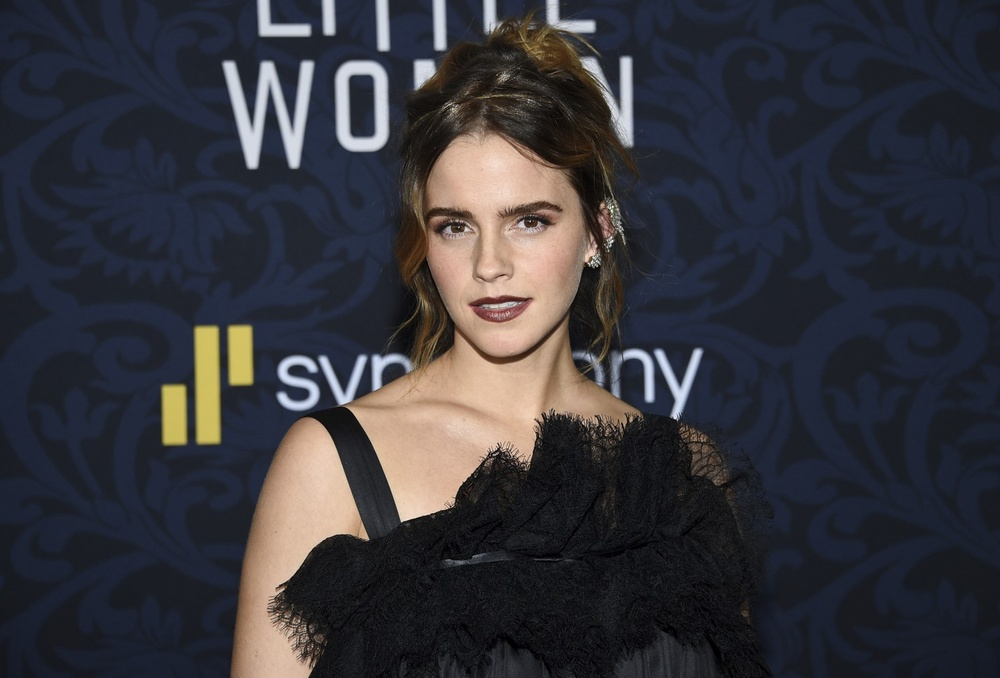
#> input picture Intensity-Transformation-Part01/image/ema.jpg, 1000 x 678 px, shrunk from 1486 x 1008 before the run, found by its file name
$ jupyter execute intensityTransformation.ipynb
#> lines starting #> are read from the running program, lines starting #| are printed output that depends on the picture
# Intensity Transformation part 01

## Identity Transformation

In this case, the output value of the pixel depends only the **input value of that pixel** .
### Not it neighbors
Intensity transform of f(x) is denoted by T[[f(x)]]. Lets consider about identity transform ( T(.) = 1 )

[cell 1]
import cv2 as cv
import numpy as np
import matplotlib.pyplot as plt
transform = np.arange(0, 256).astype("uint8") # create a vector of values from zero to 255 in  uint8 data type. each position of vector consiost the value same as position value.
fig, axes = plt.subplots() # creating suplots using matplotlib
axes.plot(transform)  # plot the values of vector
axes.set_xlabel("f(x)")
axes.set_ylabel("Output, T[f(x)]")
axes.set_xlim(0,255)
axes.set_ylim(0,255)
axes.set_aspect("equal") # set the ratio of x axis and y axis units are equal
plt.show()
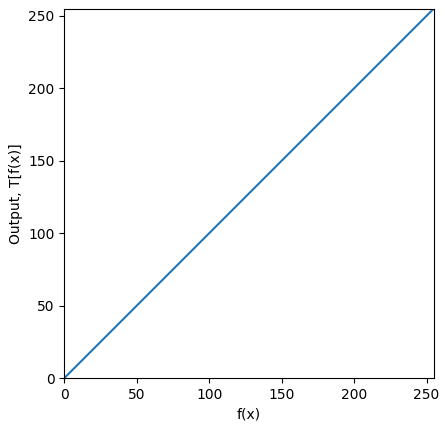
#> figure drawn by matplotlib, 1 panel; curve peaks at x = 255, y = 255

Using above transformation function try to apply it for image. Using opencv HighGUI

1. **Look-up tables (LUTs)** are very common in custom filters in which two pixels with the same value in the input involves the same value in the output too.

2. An LUT transformation assigns a new pixel value to each pixel in the input image according to the values given by a table. In this table, the index represents the input intensity value and the content of the cell given by the index represents the corresponding output value.

You can see there is no difference between original and transformed image. Because the transformation function is identity.

[cell 2]
import cv2 as cv
import numpy as np
import matplotlib.pyplot as plt
transform = np.arange(0, 256).astype("uint8")

image_original = cv.imread(".\image\ema.jpg", cv.IMREAD_GRAYSCALE)
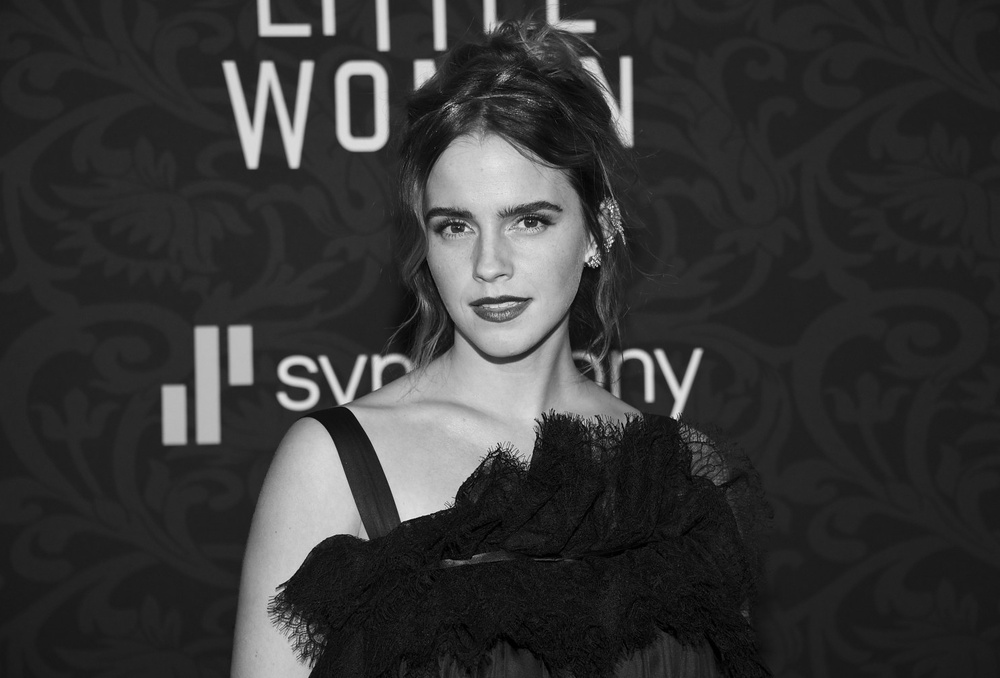
#> image_original: shape (678, 1000); min 0, max 252, mean 54.5
print(image_original.shape)
#| (678, 1000)

cv.namedWindow("Image", cv.WINDOW_AUTOSIZE) # Showing original picture i grayscale using opencv HighGUI
cv.imshow("Image", image_original)
cv.waitKey(0)  #wait for a key press

image_transformed = cv.LUT(image_original, transform) # cv.LUT get original image that want to be transform as first parameter & transfer function as second parameter
cv.imshow("Image", image_transformed)
cv.waitKey(0)
cv.destroyAllWindows()

## Negative Transformation

Code is simillar as previous one. But the transform vector is different.

[cell 3]
import cv2 as cv
import numpy as np
import matplotlib.pyplot as plt
transform = np.arange(255,-1,-1).astype("uint8") # create a vector of values from 255 to 0 in  uint8 data type. each position of vector consiost the value same as position value.
fig, axes = plt.subplots() # creating suplots using matplotlib
axes.plot(transform)  # plot the values of vector
axes.set_xlabel("f(x)")
axes.set_ylabel("Output, T[f(x)]")
axes.set_xlim(0,255)
axes.set_ylim(0,255)
axes.set_aspect("equal") # set the ratio of x axis and y axis units are equal


#######################################################################

image_original = cv.imread(".\image\ema.jpg", cv.IMREAD_GRAYSCALE)
print(image_original.shape)
#| (678, 1000)
image_original = cv.cvtColor(image_original, cv.COLOR_BGR2RGB)
#> image_original: shape (678, 1000, 3)
#cv.namedWindow("Image", cv.WINDOW_AUTOSIZE) # Showing original picture i grayscale using opencv HighGUI
#cv.imshow("Image", image_original)
#cv.waitKey(0)  #wait for a key press

image_transformed = cv.LUT(image_original, transform) # cv.LUT get original image that want to be transform as first parameter & transfer function as second parameter
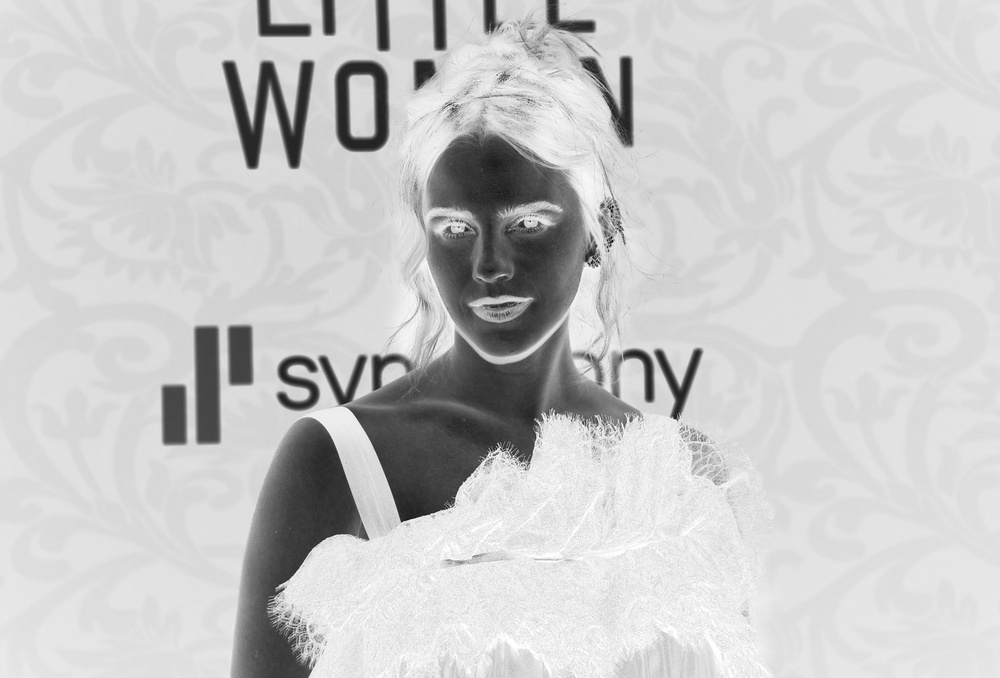
#> image_transformed: shape (678, 1000, 3); min 3, max 255, mean 200.5

axes.imshow(image_transformed)
#cv.imshow("Image", image_transformed)
#cv.waitKey(0)
#cv.destroyAllWindows()
plt.show()
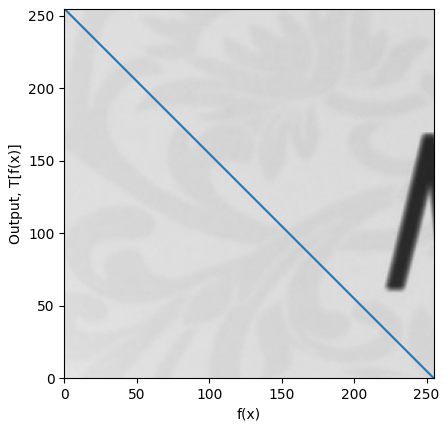
#> figure drawn by matplotlib, 1 panel
